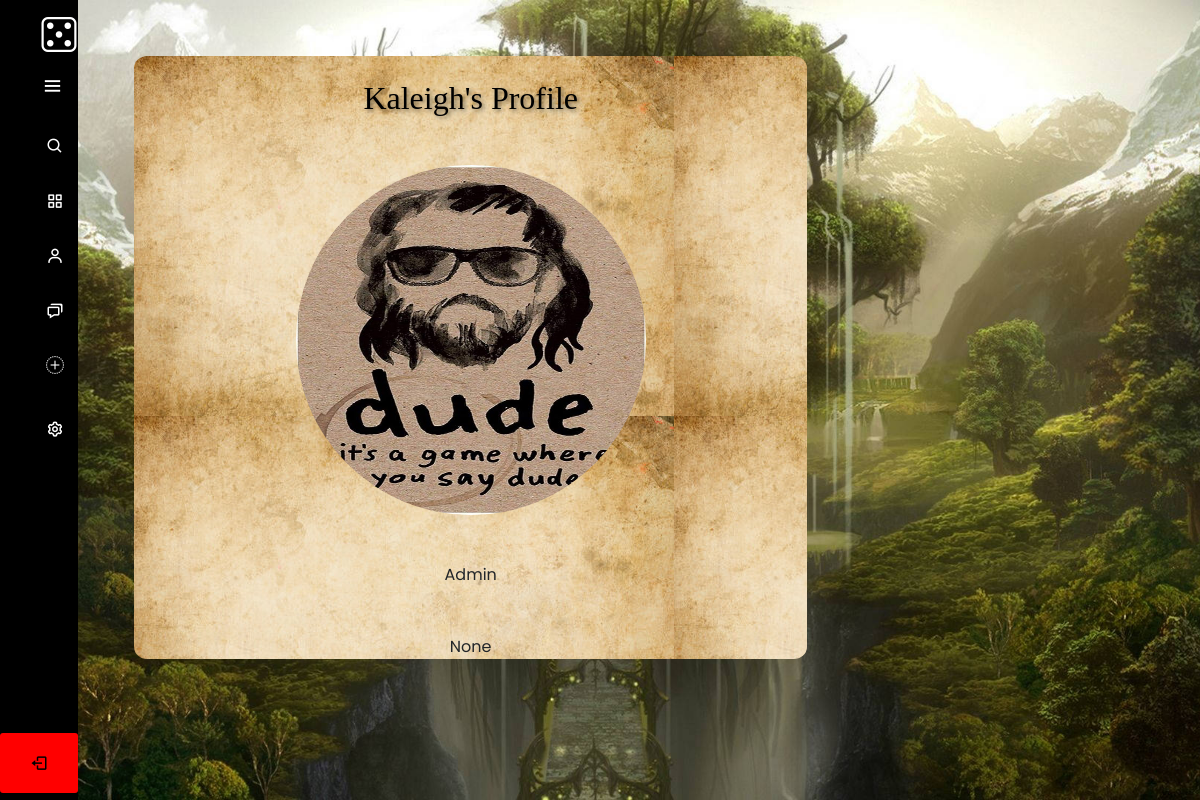
Page /profile/1/ (signed in) on the earlier database version.
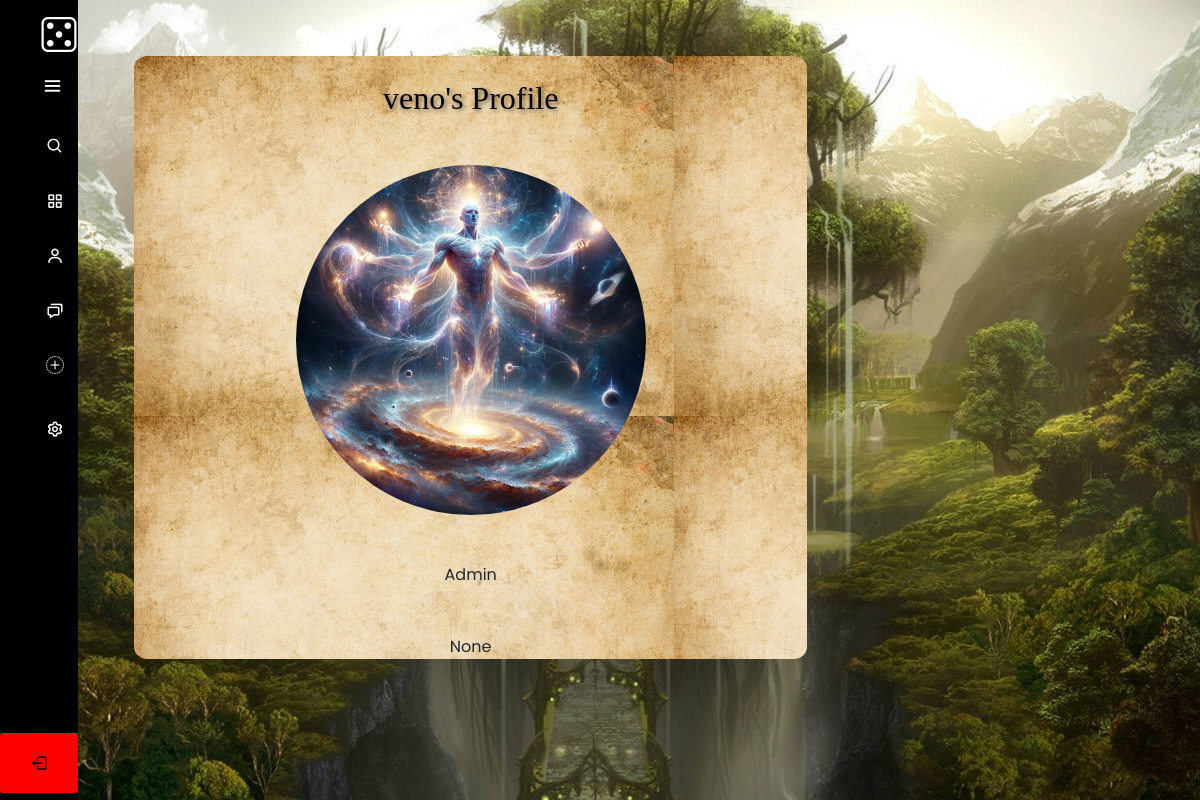
Same page on the later database version.
### app/models.py (models this page shows, shortened)
class UserProfile(models.Model):
    user = models.OneToOneField(User, on_delete=models.CASCADE, related_name="profile")
    role = models.CharField(max_length=200)
    profile_pic = models.ImageField(upload_to="media", blank=True, null=True)
    bio = models.CharField(max_length=250, null=True, blank=True)
    color_blind_mode = models.CharField(max_length=20, default="default")
    friends = models.ManyToManyField("self", symmetrical=True)

### app/views.py (the view)
# urls.py: path("profile/<int:user_id>/", profile, name="userprofile"),
def profile(request, user_id):
    friends = Friend.objects.filter(Q(user_profile=request.user.profile)|Q(friend_profile=request.user.profile))
    requests = Friend_Request.objects.filter(recipient=request.user, status='pending')
    requests_ids = [request.sender for request in requests]
    profiles = UserProfile.objects.filter(user__in=requests_ids)
    search_people = UserProfile.objects.exclude(user__id=user_id)
    user_profile = UserProfile.objects.get(user__id=user_id)
    return render(request, "profile.html", {"user_profile": user_profile, "friends":friends, "profiles": profiles, "search_people":search_people})

### app/templates/profile.html (shortened to what this page needs)
{% extends 'base.html' %} {% load static %} {% block title %}Profile{% endblock %} {% block content %}
{% if user_profile.profile_pic %}
<div class="profile-container">
  <div class="p-container">
    <div class="container-mt-5">
      <h2 class="user_name">{{ user_profile.user.username }}'s Profile</h2>
    </div>
    {% endif %}
    <div class="container mt-5">
        {% if user_profile.profile_pic %}
        <img
        src="{{ user_profile.profile_pic.url }}"
        alt="profile pic"
        style="height: 350px; width: 350px; border-radius: 50%"
      />
        {% endif %}
    </div>
    <div class="container mt-5">{{ user_profile.role }}</div>
    <div class="container mt-5">{{ user_profile.bio }}</div>
  </div>
</div>
{% endblock %}

### app/templates/base.html (shortened to what this page needs)
{% load static %}
<!DOCTYPE html>
<html lang="en">
  <head>
    <link rel="stylesheet" href="https://stackpath.bootstrapcdn.com/bootstrap/4.3.1/css/bootstrap.min.css">
    <link href="https://unpkg.com/boxicons@2.1.4/css/boxicons.min.css" rel="stylesheet">
    <link
      href="https://cdn.jsdelivr.net/npm/bootstrap@5.3.2/dist/css/bootstrap.min.css"
      rel="stylesheet"
    />
    <link rel="stylesheet" href="https://cdn.jsdelivr.net/npm/bootstrap-icons@1.11.3/font/bootstrap-icons.min.css">
  </head>
  <body>
    <div class="sidebar">
      <div class="logo_details">
        <i class="bi bi-dice-5" id="logo"></i>
        <a href="#"><i class="bx bx-menu" id="btn"></i> </a>
      </div>
      <ul class="nav-list">
        <li>
          <form class="d-flex" method=POST action-"{% url 'home' %}">
                <i class="bx bx-search" id="search_icon"></i>
          </form>
        </li>
        <li>
          <a href="/">
            <i class="bx bx-grid-alt"></i>
          </a>
        </li>
        {% if request.user.is_authenticated %}
          <li>
            <a href="{% url "userprofile" request.user.id %}">
              <i class="bx bx-user"></i>
            </a>
          </li>
        {% endif %}
        <li>
          <a href="/messages">
            <i class="bx bx-chat"></i>
          </a>
        </li>
        <li>
          <a href="/create_post">
            <i class="bi bi-plus-circle-dotted"></i>
          </a>
        </li>
        <li>
          <a href="/usersettings">
            <i class="bx bx-cog"></i>
          </a>
        </li>
         {% if user.is_authenticated %}
        <li class="profile">
          <div class="profile_details">
            <div class="profile_content">
              <div class="name">{{ request.user }}</div>
            </div>
          </div>
          <form action="{% url 'logout' %}" method="POST">
            <button type="submit" style="all: unset; padding: 12px">
              <i class="bx bx-log-out" id="log_out"></i>
            </button>
          </form>
        </li>
        {% endif %}
      </ul>
    </div>
    <section class="home-section">{% block content %} {% endblock %}</section>
  </body>
</html>

Differences in the rows shown:
changed UserProfile "Admin": user.username "Kaleigh" → "veno"; profile_pic: a different picture
